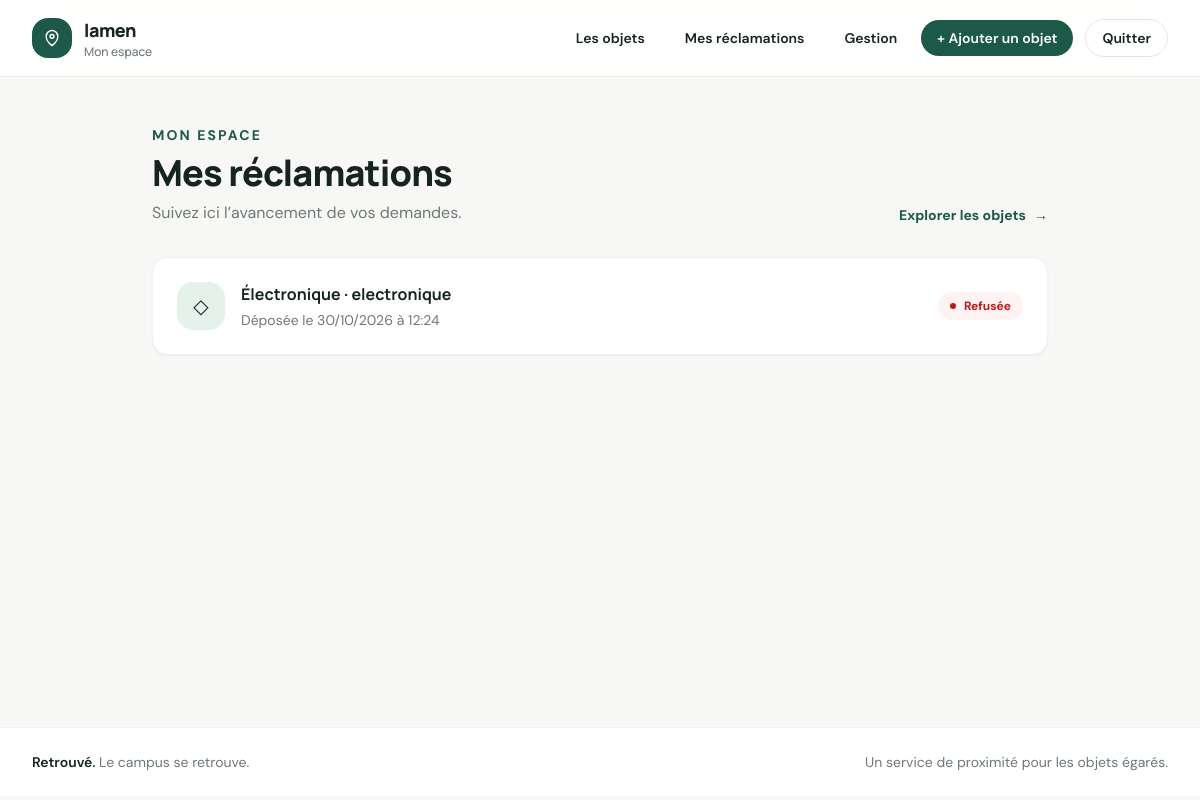
Screenshot of /mes-reclamations/ (signed in) with the database file from the repository.
### objets_trouves/models.py (models this page shows, shortened)
class Reclamation(models.Model):
    class Etat(models.TextChoices):
        EN_ATTENTE = "en_attente", "En attente"
        ACCEPTEE = "acceptee", "Acceptée"
        REFUSEE = "refusee", "Refusée"
        REMISE = "remise", "Remise"
    objet = models.ForeignKey(
        ObjetTrouve,
        on_delete=models.PROTECT,
        related_name="reclamations",
    )
    auteur = models.ForeignKey(
        settings.AUTH_USER_MODEL,
        on_delete=models.PROTECT,
        related_name="reclamations_objets",
    )
    description_complementaire = models.TextField(
        help_text="Détails privés permettant au gestionnaire de vérifier votre réclamation."
    )
    etat = models.CharField(
        max_length=12,
        choices=Etat.choices,
        default=Etat.EN_ATTENTE,
    )
    cree_le = models.DateTimeField(auto_now_add=True)
    traitee_par = models.ForeignKey(
        settings.AUTH_USER_MODEL,
        on_delete=models.PROTECT,
        related_name="reclamations_traitees",
        null=True,
        blank=True,
    )
    traitee_le = models.DateTimeField(null=True, blank=True)
    note_decision = models.TextField(blank=True)
    remise_le = models.DateTimeField(null=True, blank=True)
    class Meta:
        ordering = ["-cree_le"]
        verbose_name = "réclamation"
        verbose_name_plural = "réclamations"
        constraints = [
            models.UniqueConstraint(
                fields=["objet", "auteur"],
                condition=Q(etat="en_attente"),
                name="une_reclamation_en_attente_par_auteur_objet",
            ),
            models.UniqueConstraint(
                fields=["objet"],
                condition=Q(etat__in=["acceptee", "remise"]),
                name="une_reclamation_gagnante_par_objet",
            ),
        ]

class ObjetTrouve(models.Model):
    class Categorie(models.TextChoices):
        ELECTRONIQUE = "electronique", "Électronique"
        VETEMENT = "vetement", "Vêtement"
        DOCUMENT = "document", "Document"
        ACCESSOIRE = "accessoire", "Accessoire"
        AUTRE = "autre", "Autre"
    categorie = models.CharField(max_length=20, choices=Categorie.choices)
    description = models.CharField(max_length=300)
    image = models.ImageField(upload_to="objets/", blank=True)
    lieu_decouverte = models.CharField(max_length=160)
    date_decouverte = models.DateField()
    publie_par = models.ForeignKey(
        settings.AUTH_USER_MODEL,
        on_delete=models.PROTECT,
        related_name="objets_publies",
    )
    cree_le = models.DateTimeField(auto_now_add=True)
    remis_le = models.DateTimeField(null=True, blank=True)
    remis_a = models.ForeignKey(
        settings.AUTH_USER_MODEL,
        on_delete=models.PROTECT,
        related_name="objets_retrouves",
        null=True,
        blank=True,
    )
    remis_par = models.ForeignKey(
        settings.AUTH_USER_MODEL,
        on_delete=models.PROTECT,
        related_name="objets_remis",
        null=True,
        blank=True,
    )
    class Meta:
        ordering = ["-date_decouverte", "-cree_le"]
        verbose_name = "objet trouvé"
        verbose_name_plural = "objets trouvés"

### objets_trouves/views.py (the view)
# urls.py: path("mes-reclamations/", views.mes_reclamations, name="mes_reclamations"),
@login_required
def mes_reclamations(request):
    reclamations = Reclamation.objects.filter(auteur=request.user).select_related("objet")
    return render(
        request,
        "objets_trouves/mes_reclamations.html",
        {"reclamations": reclamations},
    )

### objets_trouves/templates/objets_trouves/mes_reclamations.html (shortened to what this page needs)
{% extends "objets_trouves/base.html" %}
{% block content %}
  <div class="mx-auto max-w-4xl">
    <p class="text-sm font-bold uppercase tracking-[.15em] text-forest">Mon espace</p>
    <div class="mt-2 flex flex-col gap-3 sm:flex-row sm:items-end sm:justify-between">
      <div><h1 class="text-3xl font-extrabold tracking-tight sm:text-4xl">Mes réclamations</h1><p class="mt-2 text-muted">Suivez ici l’avancement de vos demandes.</p></div>
      <a href="{% url 'liste_objets' %}" class="inline-flex items-center gap-2 text-sm font-bold text-forest hover:underline">Explorer les objets <span aria-hidden="true">→</span></a>
    </div>
    <div class="mt-8 space-y-3">
      {% for reclamation in reclamations %}
        <a href="{% url 'detail_reclamation' reclamation.pk %}" class="group flex flex-col gap-4 rounded-2xl border border-black/[.06] bg-white p-5 shadow-sm transition hover:border-forest/20 hover:shadow-soft sm:flex-row sm:items-center sm:justify-between sm:p-6">
          <div class="flex items-center gap-4">
            <span class="flex h-12 w-12 shrink-0 items-center justify-center rounded-2xl bg-mint text-xl">◇</span>
            <div><h2 class="font-bold group-hover:text-forest">{{ reclamation.objet.get_categorie_display }} · {{ reclamation.objet.description }}</h2><p class="mt-1 text-sm text-muted">Déposée le {{ reclamation.cree_le|date:"d/m/Y à H:i" }}</p></div>
          </div>
          <span class="inline-flex w-fit items-center gap-2 rounded-full px-3 py-1.5 text-xs font-bold {% if reclamation.etat == 'acceptee' or reclamation.etat == 'remise' %}bg-emerald-50 text-forest{% elif reclamation.etat == 'refusee' %}bg-red-50 text-red-700{% else %}bg-amber-50 text-amber-800{% endif %}">
            <span class="h-1.5 w-1.5 rounded-full bg-current"></span>{{ reclamation.get_etat_display }}
          </span>
        </a>
      {% endfor %}
    </div>
  </div>
{% endblock %}

### objets_trouves/templates/objets_trouves/base.html (shortened to what this page needs)
<!doctype html>
<html lang="fr">
<head>
  <script src="https://cdn.tailwindcss.com"></script>
</head>
<body class="min-h-screen bg-paper text-ink antialiased">
  <header class="sticky top-0 z-30 border-b border-black/[.06] bg-white/90 backdrop-blur-xl">
    <nav class="mx-auto flex max-w-7xl items-center justify-between gap-5 px-5 py-4 sm:px-8" aria-label="Navigation principale">
      <a href="{% url 'liste_objets' %}" class="brand flex items-center gap-3 text-lg font-extrabold tracking-tight text-ink">
        <span class="flex h-10 w-10 items-center justify-center rounded-2xl bg-forest text-white shadow-sm">
          <svg class="h-5 w-5" viewBox="0 0 24 24" fill="none" stroke="currentColor" stroke-width="1.8" aria-hidden="true">
            <path stroke-linecap="round" stroke-linejoin="round" d="M12 21s7-4.35 7-11a7 7 0 1 0-14 0c0 6.65 7 11 7 11Z"/><circle cx="12" cy="10" r="2.3"/>
          </svg>
        </span>
        <span class="min-w-0">
          {% if user.is_authenticated %}
            <span class="block max-w-48 truncate">{{ user.get_username }}</span>
            <span class="hidden text-xs font-medium tracking-normal text-muted sm:block">Mon espace</span>
          {% else %}
            <span>Retrouvé<span class="text-forest">.</span><span class="hidden text-xs font-medium tracking-normal text-muted sm:inline"> · Campus</span></span>
          {% endif %}
        </span>
      </a>
      <div class="flex items-center gap-1 sm:gap-2">
        <a href="{% url 'liste_objets' %}" class="hidden rounded-full px-4 py-2 text-sm font-semibold text-ink transition hover:bg-paper sm:inline-flex">Les objets</a>
        {% if user.is_authenticated %}
          <a href="{% url 'mes_reclamations' %}" class="rounded-full px-3 py-2 text-sm font-semibold text-ink transition hover:bg-paper sm:px-4">Mes réclamations</a>
          {% if user.is_staff %}
            <a href="{% url 'gestion_reclamations' %}" class="hidden rounded-full px-4 py-2 text-sm font-semibold text-ink transition hover:bg-paper md:inline-flex">Gestion</a>
            <a href="{% url 'ajouter_objet' %}" class="hidden rounded-full bg-forest px-4 py-2 text-sm font-semibold text-white transition hover:bg-[#174737] lg:inline-flex">+ Ajouter un objet</a>
          {% endif %}
          <form method="post" action="{% url 'logout' %}" class="ml-1">
            <button type="submit" class="rounded-full border border-black/10 px-4 py-2 text-sm font-semibold text-ink transition hover:border-ink hover:bg-ink hover:text-white">Quitter</button>
          </form>
        {% else %}
          <a href="{% url 'login' %}" class="rounded-full bg-ink px-5 py-2.5 text-sm font-semibold text-white transition hover:bg-forest">Connexion</a>
        {% endif %}
      </div>
    </nav>
  </header>
  <main class="mx-auto min-h-[calc(100vh-150px)] max-w-7xl px-5 py-8 sm:px-8 sm:py-12">
    {% block content %}{% endblock %}
  </main>
  <footer class="border-t border-black/[.06] bg-white">
    <div class="mx-auto flex max-w-7xl flex-col gap-2 px-5 py-6 text-sm text-muted sm:flex-row sm:items-center sm:justify-between sm:px-8">
      <p class="font-semibold text-ink">Retrouvé<span class="text-forest">.</span> <span class="font-normal text-muted">Le campus se retrouve.</span></p>
      <p>Un service de proximité pour les objets égarés.</p>
    </div>
  </footer>
</body>
</html>

### objets_trouves/templates/objets_trouves/base.html (style rules this page uses)
body { font-family: "DM Sans", sans-serif; }
h1, h2, h3, .brand { font-family: "Manrope", sans-serif; }

### rows the page displays
Reclamation: objet.categorie "Électronique", objet.description "electronique", cree_le "30/10/2026 à 12:24", etat "Refusée"

### other values shown
{{ user.get_username }} "lamen"
